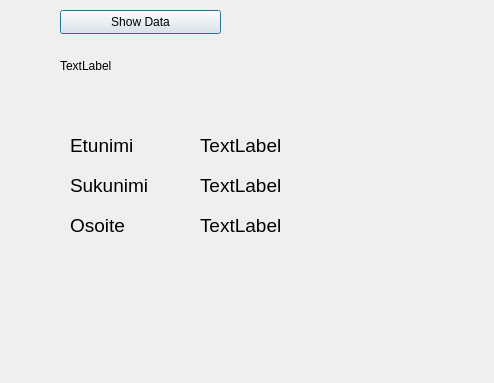
<?xml version="1.0" encoding="UTF-8"?>
<ui version="4.0">
 <class>StudentData</class>
 <widget class="QDialog" name="StudentData">
  <property name="geometry">
   <rect>
    <x>0</x>
    <y>0</y>
    <width>494</width>
    <height>383</height>
   </rect>
  </property>
  <property name="windowTitle">
   <string>Dialog</string>
  </property>
  <widget class="QLabel" name="labelData">
   <property name="geometry">
    <rect>
     <x>60</x>
     <y>50</y>
     <width>361</width>
     <height>31</height>
    </rect>
   </property>
   <property name="text">
    <string>TextLabel</string>
   </property>
  </widget>
  <widget class="QPushButton" name="btnShowData">
   <property name="geometry">
    <rect>
     <x>60</x>
     <y>10</y>
     <width>161</width>
     <height>24</height>
    </rect>
   </property>
   <property name="text">
    <string>Show Data</string>
   </property>
  </widget>
  <widget class="QLabel" name="label">
   <property name="geometry">
    <rect>
     <x>70</x>
     <y>130</y>
     <width>111</width>
     <height>31</height>
    </rect>
   </property>
   <property name="font">
    <font>
     <pointsize>14</pointsize>
    </font>
   </property>
   <property name="text">
    <string>Etunimi</string>
   </property>
  </widget>
  <widget class="QLabel" name="labelFname">
   <property name="geometry">
    <rect>
     <x>200</x>
     <y>130</y>
     <width>111</width>
     <height>31</height>
    </rect>
   </property>
   <property name="font">
    <font>
     <pointsize>14</pointsize>
    </font>
   </property>
   <property name="text">
    <string>TextLabel</string>
   </property>
  </widget>
  <widget class="QLabel" name="labelLname">
   <property name="geometry">
    <rect>
     <x>200</x>
     <y>170</y>
     <width>111</width>
     <height>31</height>
    </rect>
   </property>
   <property name="font">
    <font>
     <pointsize>14</pointsize>
    </font>
   </property>
   <property name="text">
    <string>TextLabel</string>
   </property>
  </widget>
  <widget class="QLabel" name="label_4">
   <property name="geometry">
    <rect>
     <x>70</x>
     <y>170</y>
     <width>111</width>
     <height>31</height>
    </rect>
   </property>
   <property name="font">
    <font>
     <pointsize>14</pointsize>
    </font>
   </property>
   <property name="text">
    <string>Sukunimi</string>
   </property>
  </widget>
  <widget class="QLabel" name="labelAddress">
   <property name="geometry">
    <rect>
     <x>200</x>
     <y>210</y>
     <width>111</width>
     <height>31</height>
    </rect>
   </property>
   <property name="font">
    <font>
     <pointsize>14</pointsize>
    </font>
   </property>
   <property name="text">
    <string>TextLabel</string>
   </property>
  </widget>
  <widget class="QLabel" name="label_6">
   <property name="geometry">
    <rect>
     <x>70</x>
     <y>210</y>
     <width>111</width>
     <height>31</height>
    </rect>
   </property>
   <property name="font">
    <font>
     <pointsize>14</pointsize>
    </font>
   </property>
   <property name="text">
    <string>Osoite</string>
   </property>
  </widget>
 </widget>
 <resources/>
 <connections/>
</ui>
